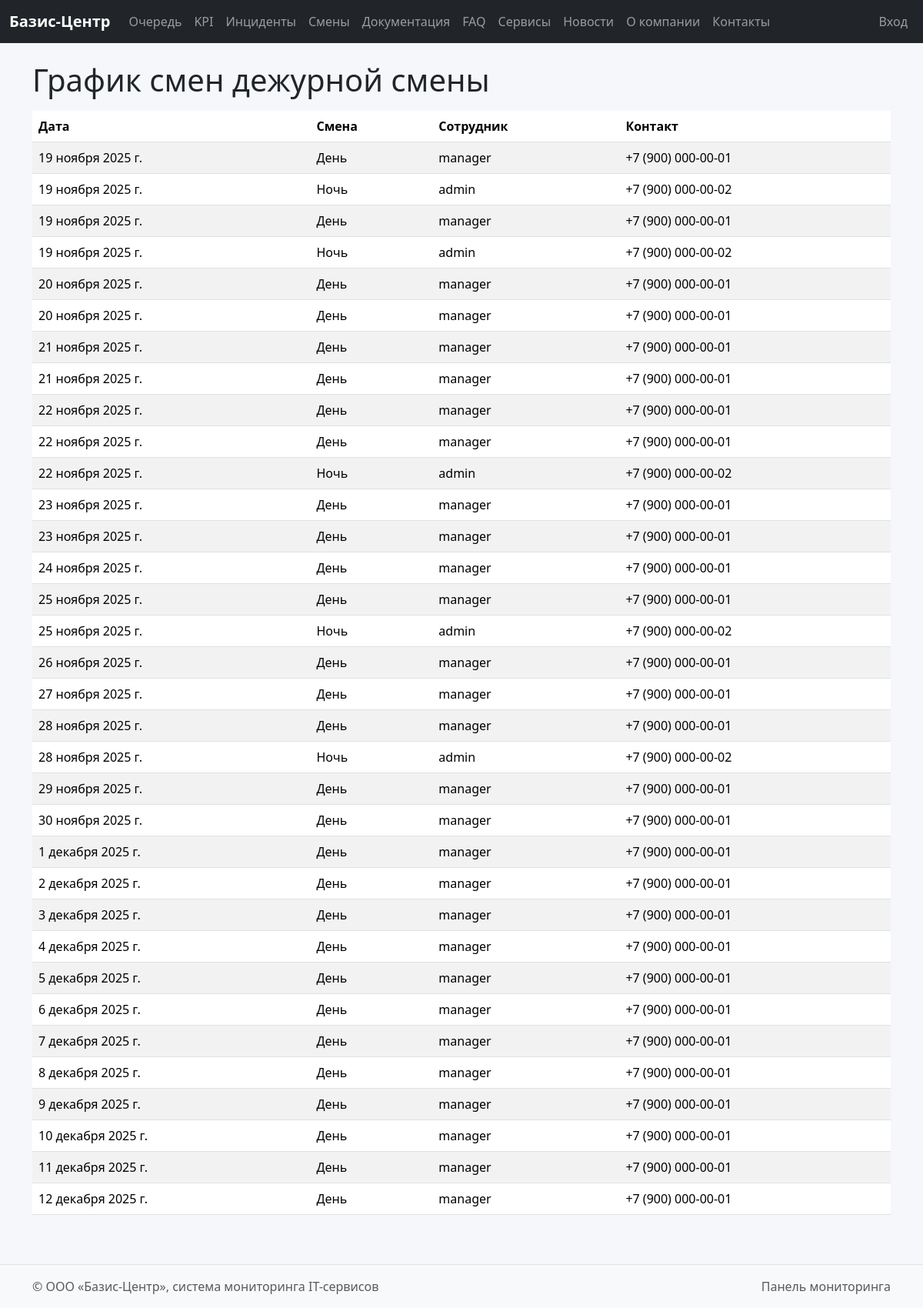
/public-shifts/, run on the app's committed database.
### dashboard/models.py (models this page shows, shortened)
class Shift(models.Model):
    SHIFT_CHOICES = [
        ('day', 'День'),
        ('night', 'Ночь'),
    ]
    employee = models.ForeignKey(User, on_delete=models.CASCADE)
    date = models.DateField()
    shift = models.CharField(max_length=20, choices=SHIFT_CHOICES)
    comment = models.CharField(max_length=255, blank=True)
    phone = models.CharField(max_length=20)

### core/views.py (the view)
# urls.py: path('public-shifts/', views.public_shifts, name='public_shifts'),
def public_shifts(request):
    shifts = Shift.objects.select_related('employee').order_by('date')[:60]
    return render(request, 'core/public_shifts.html', {'shifts': shifts})

### templates/core/public_shifts.html (shortened to what this page needs)
{% extends 'base.html' %}
{% block content %}
<h1 class="mb-3">График смен дежурной смены</h1>
<table class="table table-striped">
  <thead>
    <tr>
      <th>Дата</th>
      <th>Смена</th>
      <th>Сотрудник</th>
      <th>Контакт</th>
    </tr>
  </thead>
  <tbody>
    {% for s in shifts %}
    <tr>
      <td>{{ s.date }}</td>
      <td>{{ s.get_shift_display }}</td>
      <td>{{ s.employee }}</td>
      <td>{{ s.phone }}</td>
    </tr>
    {% empty %}
    <tr><td colspan="4" class="text-center text-muted">Смен пока нет.</td></tr>
    {% endfor %}
  </tbody>
</table>
{% endblock %}

### static/css/style.css (style rules this page uses)
body { background-color:#f5f7fb; }

### data on the page
Shift: date "19 ноября 2025 г.", shift "День", employee "manager", phone "+7 (900) 000-00-01"
Shift: date "19 ноября 2025 г.", shift "Ночь", employee "admin", phone "+7 (900) 000-00-02"
Shift: date "19 ноября 2025 г.", shift "День", employee "manager", phone "+7 (900) 000-00-01"
Shift: date "19 ноября 2025 г.", shift "Ночь", employee "admin", phone "+7 (900) 000-00-02"
Shift: date "20 ноября 2025 г.", shift "День", employee "manager", phone "+7 (900) 000-00-01"
Shift: date "20 ноября 2025 г.", shift "День", employee "manager", phone "+7 (900) 000-00-01"
Shift: date "21 ноября 2025 г.", shift "День", employee "manager", phone "+7 (900) 000-00-01"
Shift: date "21 ноября 2025 г.", shift "День", employee "manager", phone "+7 (900) 000-00-01"
Shift: date "22 ноября 2025 г.", shift "День", employee "manager", phone "+7 (900) 000-00-01"
Shift: date "22 ноября 2025 г.", shift "День", employee "manager", phone "+7 (900) 000-00-01"
Shift: date "22 ноября 2025 г.", shift "Ночь", employee "admin", phone "+7 (900) 000-00-02"
Shift: date "23 ноября 2025 г.", shift "День", employee "manager", phone "+7 (900) 000-00-01"
Shift: date "23 ноября 2025 г.", shift "День", employee "manager", phone "+7 (900) 000-00-01"
Shift: date "24 ноября 2025 г.", shift "День", employee "manager", phone "+7 (900) 000-00-01"
Shift: date "25 ноября 2025 г.", shift "День", employee "manager", phone "+7 (900) 000-00-01"
Shift: date "25 ноября 2025 г.", shift "Ночь", employee "admin", phone "+7 (900) 000-00-02"
Shift: date "26 ноября 2025 г.", shift "День", employee "manager", phone "+7 (900) 000-00-01"
Shift: date "27 ноября 2025 г.", shift "День", employee "manager", phone "+7 (900) 000-00-01"
Shift: date "28 ноября 2025 г.", shift "День", employee "manager", phone "+7 (900) 000-00-01"
Shift: date "28 ноября 2025 г.", shift "Ночь", employee "admin", phone "+7 (900) 000-00-02"
Shift: date "29 ноября 2025 г.", shift "День", employee "manager", phone "+7 (900) 000-00-01"
Shift: date "30 ноября 2025 г.", shift "День", employee "manager", phone "+7 (900) 000-00-01"
Shift: date "1 декабря 2025 г.", shift "День", employee "manager", phone "+7 (900) 000-00-01"
Shift: date "2 декабря 2025 г.", shift "День", employee "manager", phone "+7 (900) 000-00-01"
Shift: date "3 декабря 2025 г.", shift "День", employee "manager", phone "+7 (900) 000-00-01"
Shift: date "4 декабря 2025 г.", shift "День", employee "manager", phone "+7 (900) 000-00-01"
Shift: date "5 декабря 2025 г.", shift "День", employee "manager", phone "+7 (900) 000-00-01"
Shift: date "6 декабря 2025 г.", shift "День", employee "manager", phone "+7 (900) 000-00-01"
Shift: date "7 декабря 2025 г.", shift "День", employee "manager", phone "+7 (900) 000-00-01"
Shift: date "8 декабря 2025 г.", shift "День", employee "manager", phone "+7 (900) 000-00-01"
Shift: date "9 декабря 2025 г.", shift "День", employee "manager", phone "+7 (900) 000-00-01"
Shift: date "10 декабря 2025 г.", shift "День", employee "manager", phone "+7 (900) 000-00-01"
Shift: date "11 декабря 2025 г.", shift "День", employee "manager", phone "+7 (900) 000-00-01"
Shift: date "12 декабря 2025 г.", shift "День", employee "manager", phone "+7 (900) 000-00-01"
